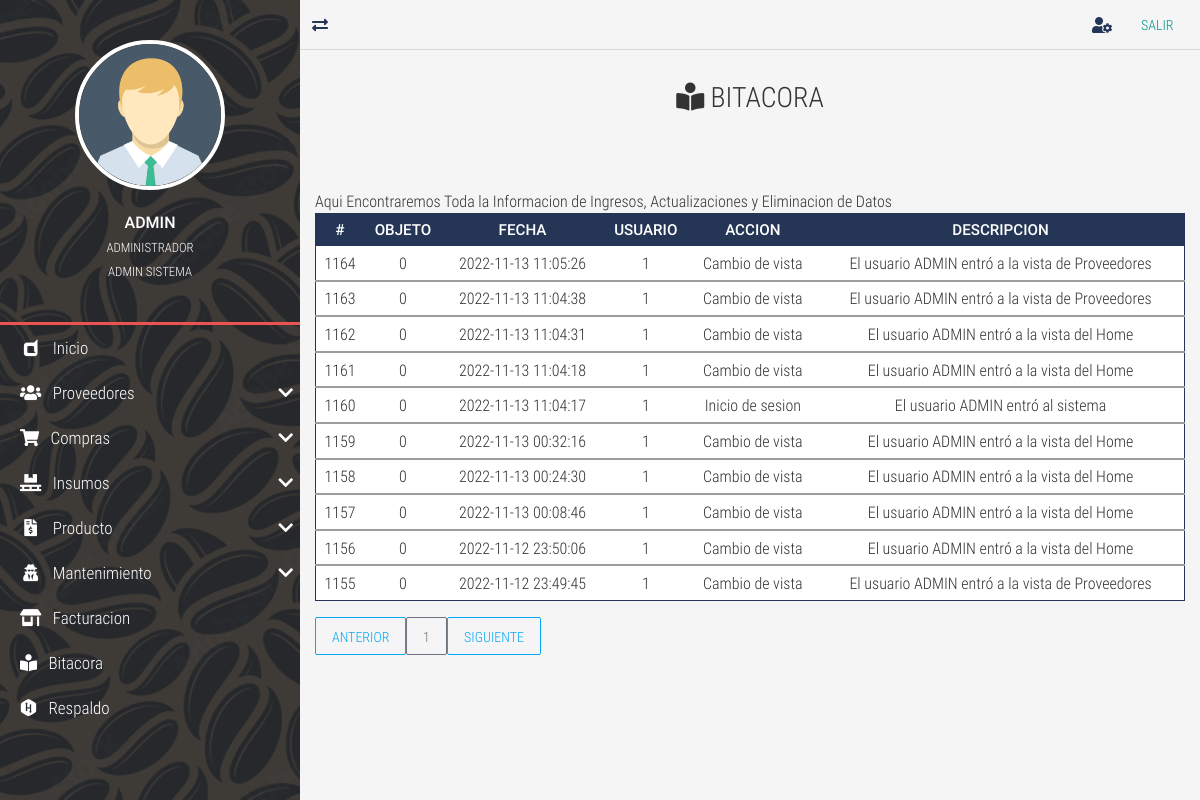
/bitacora/ (signed in), run on an earlier commit of the app's database.
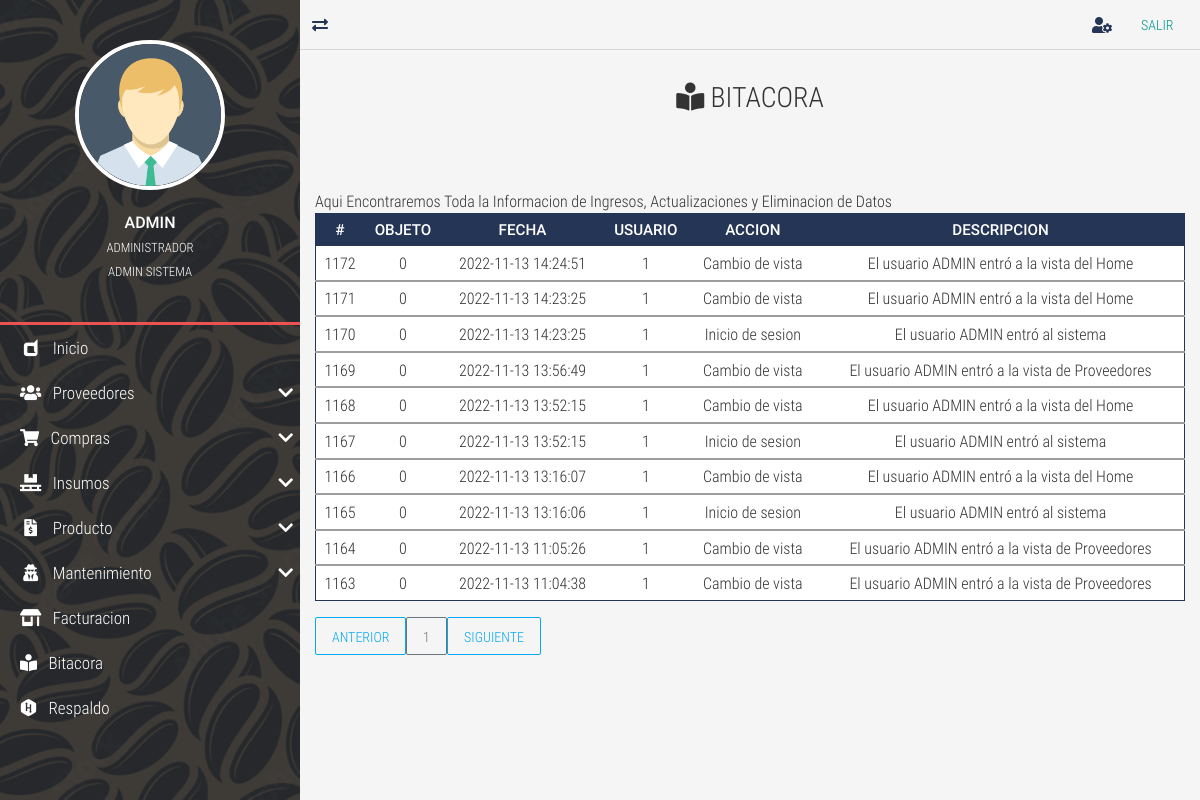
And on a later commit of the database.
### tables this page shows
CREATE TABLE `TBL_bitacora` (
  `id_bitacora` int NOT NULL AUTO_INCREMENT,
  `id_objeto` int DEFAULT NULL,
  `fecha` datetime NOT NULL,
  `id_usuario` int DEFAULT NULL,
  `accion` tinytext NOT NULL COMMENT 'accion realizada si es un ingreso nuevo, actualizacion. eliminacion o una consulta.',
  `descripcion` text,
  PRIMARY KEY (`id_bitacora`),
  KEY `FK_TBL_bitacora_TBL_usuarios` (`id_usuario`),
  CONSTRAINT `FK_TBL_bitacora_TBL_usuarios` FOREIGN KEY (`id_usuario`) REFERENCES `TBL_usuarios` (`id_usuario`)
);

### controladores/vistasControlador.php (called while the page is built, shortened)
<?php
	class vistasControlador extends vistasModelo{
		public function obtener_plantilla_controlador(){
			return require_once "./vistas/plantilla.php";
		}
	}

### index.php (called while the page is built, shortened)
<?php
	require_once "./controladores/vistasControlador.php";
	$plantilla = new vistasControlador();
	$plantilla->obtener_plantilla_controlador();

### vistas/contenidos/bitacora-view.php (the view)
<div class="full-box page-header">
	<h3 class="text-center">
		<i class="fas fa-book-reader"></i> BITACORA
	</h3>
</div>
<div class="container-fluid">
	<div class="table-responsive">
    <caption>Aqui Encontraremos Toda la Informacion de Ingresos, Actualizaciones y  Eliminacion de Datos</caption>
	<table class="table table-dark table-sm" id="tblDatos">
		<thead>
			<tr class="text-center roboto-medium">
				<th>#</th>
				<th>OBJETO</th>
				<th>FECHA</th>
				<th>USUARIO</th>
				<th>ACCION</th>
				<th>DESCRIPCION</th>
			</tr>
		</thead>
		<?php
			include ("./cone.php");
			$sql="SELECT * FROM TBL_bitacora WHERE id_bitacora ORDER BY id_bitacora DESC ";
			$result=mysqli_query($conexion,$sql);
			while($mostrar=mysqli_fetch_assoc ($result)){
		?>
				<tbody>
					<tr class="text-center" >
						<td><?php echo $mostrar['id_bitacora']?></td>
						<td><?php echo $mostrar['id_objeto']?></td>
						<td><?php echo $mostrar['fecha']?></td>
						<td><?php echo $mostrar['id_usuario']?></td>
						<td><?php echo $mostrar['accion']?></td>
						<td><?php echo $mostrar['descripcion']?></td>
					</tr>
				</tbody>
		<?php
			}
		?>
	</table>
	<div id="paginador" class=""></div>

What changed in the data, as far as the page shows it:
no longer on this page (row unchanged): tbl_bitacora: id_bitacora "1162", id_objeto "0", fecha "2022-11-13 11:04:31", id_usuario "1", accion "Cambio de vista", descripcion "El usuario ADMIN entró a la vista del Home"
no longer on this page (row unchanged): tbl_bitacora: id_bitacora "1161", id_objeto "0", fecha "2022-11-13 11:04:18", id_usuario "1", accion "Cambio de vista", descripcion "El usuario ADMIN entró a la vista del Home"
no longer on this page (row unchanged): tbl_bitacora: id_bitacora "1160", id_objeto "0", fecha "2022-11-13 11:04:17", id_usuario "1", accion "Inicio de sesion", descripcion "El usuario ADMIN entró al sistema"
no longer on this page (row unchanged): tbl_bitacora: id_bitacora "1159", id_objeto "0", fecha "2022-11-13 00:32:16", id_usuario "1", accion "Cambio de vista", descripcion "El usuario ADMIN entró a la vista del Home"
no longer on this page (row unchanged): tbl_bitacora: id_bitacora "1158", id_objeto "0", fecha "2022-11-13 00:24:30", id_usuario "1", accion "Cambio de vista", descripcion "El usuario ADMIN entró a la vista del Home"
no longer on this page (row unchanged): tbl_bitacora: id_bitacora "1157", id_objeto "0", fecha "2022-11-13 00:08:46", id_usuario "1", accion "Cambio de vista", descripcion "El usuario ADMIN entró a la vista del Home"
no longer on this page (row unchanged): tbl_bitacora: id_bitacora "1156", id_objeto "0", fecha "2022-11-12 23:50:06", id_usuario "1", accion "Cambio de vista", descripcion "El usuario ADMIN entró a la vista del Home"
no longer on this page (row unchanged): tbl_bitacora: id_bitacora "1155", id_objeto "0", fecha "2022-11-12 23:49:45", id_usuario "1", accion "Cambio de vista", descripcion "El usuario ADMIN entró a la vista de Proveedores"
added tbl_bitacora: id_bitacora "1172", id_objeto "0", fecha "2022-11-13 14:24:51", id_usuario "1", accion "Cambio de vista", descripcion "El usuario ADMIN entró a la vista del Home"
added tbl_bitacora: id_bitacora "1171", id_objeto "0", fecha "2022-11-13 14:23:25", id_usuario "1", accion "Cambio de vista", descripcion "El usuario ADMIN entró a la vista del Home"
added tbl_bitacora: id_bitacora "1170", id_objeto "0", fecha "2022-11-13 14:23:25", id_usuario "1", accion "Inicio de sesion", descripcion "El usuario ADMIN entró al sistema"
added tbl_bitacora: id_bitacora "1169", id_objeto "0", fecha "2022-11-13 13:56:49", id_usuario "1", accion "Cambio de vista", descripcion "El usuario ADMIN entró a la vista de Proveedores"
added tbl_bitacora: id_bitacora "1168", id_objeto "0", fecha "2022-11-13 13:52:15", id_usuario "1", accion "Cambio de vista", descripcion "El usuario ADMIN entró a la vista del Home"
added tbl_bitacora: id_bitacora "1167", id_objeto "0", fecha "2022-11-13 13:52:15", id_usuario "1", accion "Inicio de sesion", descripcion "El usuario ADMIN entró al sistema"
added tbl_bitacora: id_bitacora "1166", id_objeto "0", fecha "2022-11-13 13:16:07", id_usuario "1", accion "Cambio de vista", descripcion "El usuario ADMIN entró a la vista del Home"
added tbl_bitacora: id_bitacora "1165", id_objeto "0", fecha "2022-11-13 13:16:06", id_usuario "1", accion "Inicio de sesion", descripcion "El usuario ADMIN entró al sistema"
